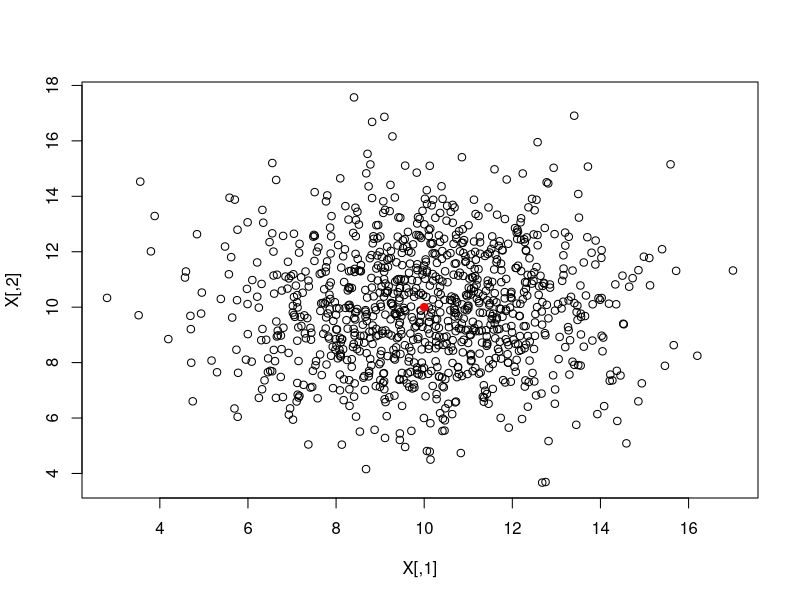
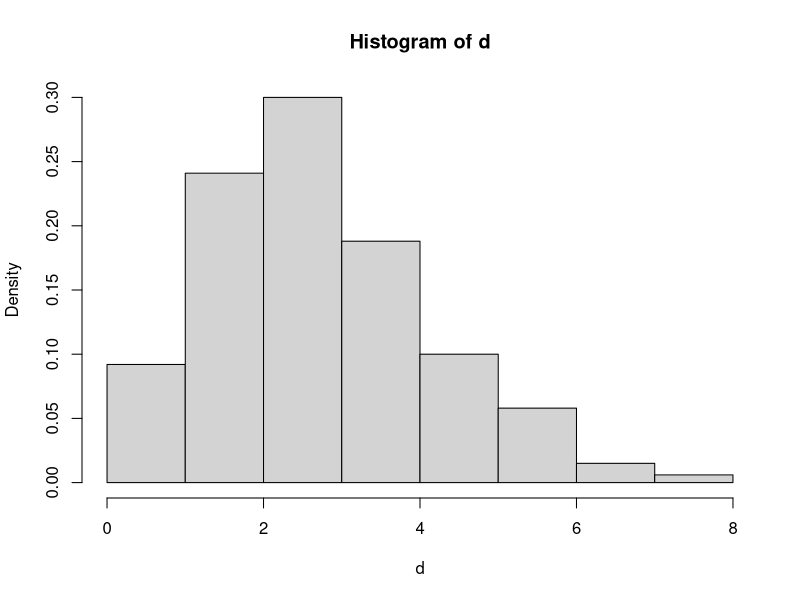

Recreate these plots in R, in order.
## compare likelihood of points in bivariate normal to likelihood

library(mnormt)

X <- rmnorm(1000, c(10, 10), diag(c(5, 5)))
plot(X)
points(10, 10, pch = 19, col = "red")

## lhood mvt
l1 <- sum(dmnorm(X, c(10, 10), diag(c(5,5))))

## distances
d <- apply(X - 10, 1, function(x) sqrt(sum(x^2)))
hist(d, freq = FALSE)
#curve(dchisq(x, 2, 1), 0, 10, add = TRUE)

